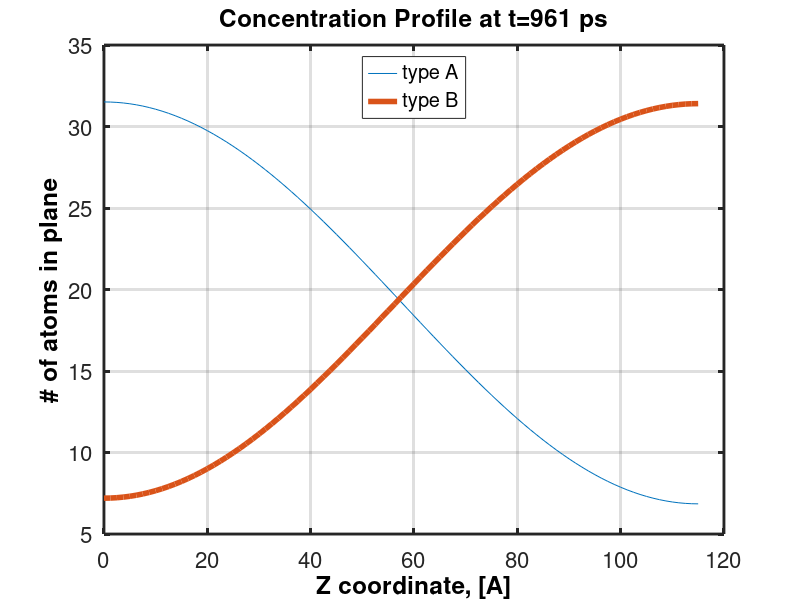

Here is the MATLAB script that generated this plot:
clear;clc;

D = .9371;        % diffusion constant
L =  115.6;       % system size
dx = 1.25;        % step of spatial discretization
h = 0.5;          % timestep
max_t = 961;      % total simulation time
x = [0:dx:L];     % x vector

N = ceil(L / dx);       % Number of nodes
beta = (h*D/(dx^2));    % Constant used in main loop

if (2*D*h/(dx^2)) > .99
    disp('Von Neumann stability condition not met!');
end

% Initial concentration profile
typeAlen = floor(length(x)/2);              % half-length of z-coord
Ca(1,:) = zeros(1,length(x));               % type A atoms initial
Ca(1,1:typeAlen+1) = 38*ones(1,typeAlen+1); % type A atoms initial

Cb(1,:) = zeros(1,length(x));                       % type B atoms initial
Cb(1,typeAlen:length(x)-1) = 38*ones(1,typeAlen+1); % type B atoms initial

% Loop over time
step = 2;
for t = 0:h:max_t
    for i = 2:N-1
        Ca(step,i) = Ca(step-1,i) + ...
                    beta*(Ca(step-1,i+1) - 2*Ca(step-1,i) + Ca(step-1,i-1));
        Cb(step,i) = Cb(step-1,i) + ...
                    beta*(Cb(step-1,i+1) - 2*Cb(step-1,i) + Cb(step-1,i-1));        
    end
    Ca(step,1) = Ca(step-1,1) + 2*beta*(Ca(step-1,2) - Ca(step-1,1));
    Cb(step,1) = Cb(step-1,1) + 2*beta*(Cb(step-1,2) - Cb(step-1,1));
    Ca(step,N) = Ca(step-1,N) - 2*beta*(Ca(step-1,N) - Ca(step-1,N-1));
    Cb(step,N) = Cb(step-1,N) - 2*beta*(Cb(step-1,N) - Cb(step-1,N-1));
    step = step+1;
end

figure; 
plot(x,Ca(end,:),x,Cb(end,:),'LineWidth',4)
title('Concentration Profile at t=961 ps');
legend('type A','type B','location','North');
xlabel('Z coordinate, [A]','FontWeight','bold','Color','black');
ylabel('# of atoms in plane','FontWeight','bold','Color','black');
grid on;
xt = get(gca, 'XTick'); set(gca, 'FontSize', 16);  set(gca, 'LineWidth', 2);


